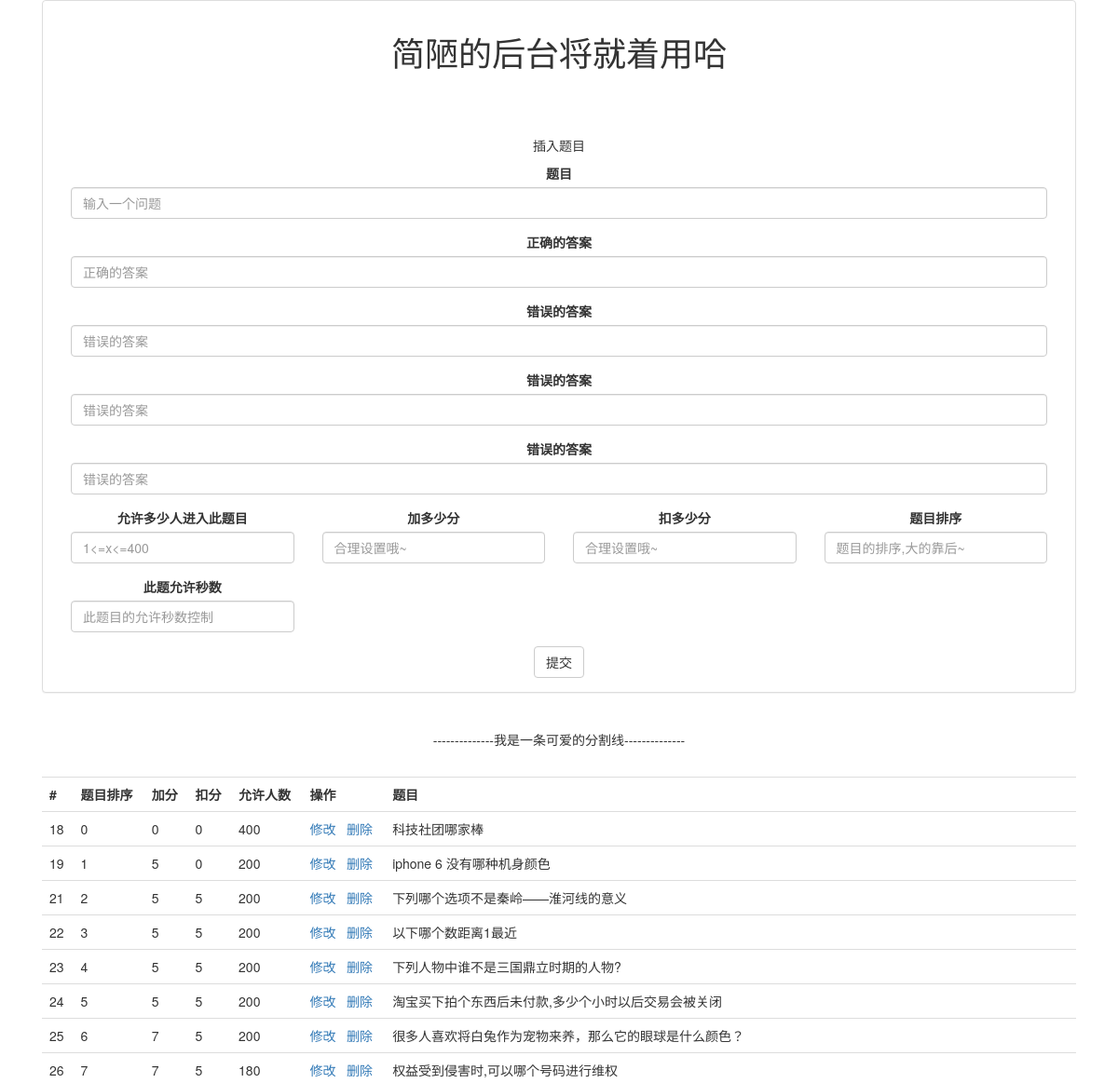
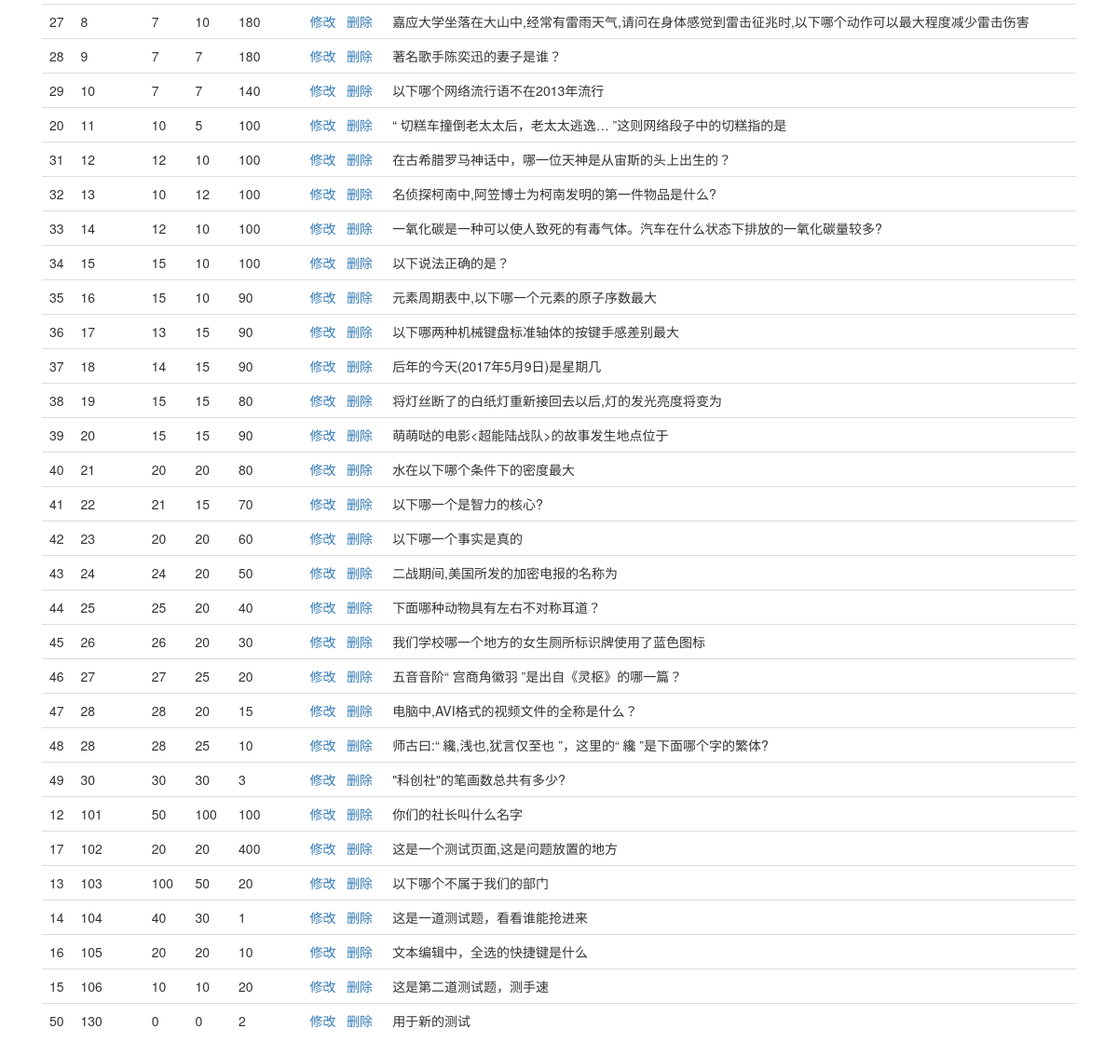
Screenshot of /page/activity/CAQ_CONFIG.php with the database file from the repository (2 pictures, top to bottom).
### tables this page shows
CREATE TABLE IF NOT EXISTS `question` (
`id` int(11) NOT NULL,
  `question` text NOT NULL,
  `a` text,
  `b` text,
  `c` text,
  `d` text,
  `randomtrue` char(1) DEFAULT NULL,
  `peoplelimit` int(11) NOT NULL,
  `addscore` int(11) NOT NULL,
  `minusscore` int(11) NOT NULL,
  `sort` int(11) NOT NULL,
  `extension` int(11) NOT NULL DEFAULT '0',
  `availabletime` int(11) NOT NULL
);

### plugin/php/sqlhelper.php (called while the page is built, shortened)
<?php
class sqlhelper{
	public function mysql($sql){
		$rerere = mysql_query($sql);
		return $rerere;
	}
}
?>

### page/activity/CAQ_CONFIG.php (the view, shortened to what this page needs)
<?php
require_once(ROOT_PATH.PLUG_PATH.'/php/sqlhelper.php');
?>
<!DOCTYPE html>
<html>
<head>
    <link rel="stylesheet/less" href="<?php echo constant("CSS_PATH")?>test.less">
    <?php echo constant( 'JQuery_DEFINE');echo constant( 'BOOTSTRAP_DEFINE');?>
</head>
<body>
    <div class='container mainContainer'>
        <div class="col-md-12 col-sm-12 col-xs-12 div_mainblock">
            <center>
                <div class="panel panel-default">
                    <div class="panel-body">
                        <center><h1>简陋的后台将就着用哈</h1></center><br><br><br>
                        <center><p id="whattodo">插入题目</p></center>
                        <div>
                            <div class="form-group col-md-12 col-sm-1 col-xs-1">
                                <label for="questionInput">题目</label>
                                <input class="form-control" id="questionInput" placeholder="输入一个问题">
                            </div>
                            <div class="form-group col-md-12 col-sm-1 col-xs-1">
                                <label for="AInput">正确的答案</label>
                                <input class="form-control" id="AInput" placeholder="正确的答案">
                            </div>
                            <div class="form-group col-md-12 col-sm-1 col-xs-1">
                                <label for="BInput">错误的答案</label>
                                <input class="form-control" id="BInput" placeholder="错误的答案">
                            </div>
                            <div class="form-group col-md-12 col-sm-1 col-xs-1">
                                <label for="CInput">错误的答案</label>
                                <input class="form-control" id="CInput" placeholder="错误的答案">
                            </div>
                            <div class="form-group col-md-12 col-sm-1 col-xs-1">
                                <label for="DInput">错误的答案</label>
                                <input class="form-control" id="DInput" placeholder="错误的答案">
                            </div>
                            <div class="form-group col-md-3 col-sm-1 col-xs-1">
                                <label for="peoplelimitInput">允许多少人进入此题目</label>
                                <input class="form-control" id="peoplelimitInput" placeholder="1<=x<=400">
                            </div>
                            <div class="form-group col-md-3 col-sm-1 col-xs-1">
                                <label for="addscoreInput">加多少分</label>
                                <input class="form-control" id="addscoreInput" placeholder="合理设置哦~">
                            </div>
                            <div class="form-group col-md-3 col-sm-1 col-xs-1">
                                <label for="minusscoreInput">扣多少分</label>
                                <input class="form-control" id="minusscoreInput" placeholder="合理设置哦~">
                            </div>
                            <div class="form-group col-md-3 col-sm-1 col-xs-1">
                                <label for="sortInput">题目排序</label>
                                <input class="form-control" id="sortInput" placeholder="题目的排序,大的靠后~">
                            </div>
                            <div class="form-group col-md-3 col-sm-1 col-xs-1">
                                <label for="sortInput">此题允许秒数</label>
                                <input class="form-control" id="availabletimeInput" placeholder="此题目的允许秒数控制">
                            </div>
                            <br style="clear:both;">
                            <button class="btn btn-default" id="submit">提交</button>
                        </div>
                    </div>
                </div>
                <br>
                <p>--------------我是一条可爱的分割线--------------</p>
                <br>
                <div class="table-responsive">
                    <table class="table">
                        <tr>
                            <th>#</th>
                            <th>题目排序</th>
                            <th>加分</th>
                            <th>扣分</th>
                            <th>允许人数</th>
                            <th>操作</th>
                            <th>题目</th>
                        </tr>
                        <?php
                        $nc = new sqlhelper();
                        $result = $nc ->mysql("select * from question order by sort");
                        while($row = mysql_fetch_array($result)){
                            ?>
                        <tr>
                            <td><?php echo($row['id']);?></td>
                            <td><?php echo($row['sort']);?></td>
                            <td><?php echo($row['addscore']);?></td>
                            <td><?php echo($row['minusscore']);?></td>
                            <td><?php echo($row['peoplelimit']);?></td>
                            <td><a onclick="modify(<?php echo($row['id']);?>)">修改</a>&nbsp;&nbsp;&nbsp;<a onclick="deleteid(<?php echo($row['id']);?>)">删除</a></td>
                            <td><?php echo($row['question']);?></td>
                        </tr>
                        <?php
                        }
                        ?>
                    </table>
                </div>
            </center>
        </div>
    </div>
</body>
</html>

### rows the page displays
question: id "18", sort "0", addscore "0", minusscore "0", peoplelimit "400", question "科技社团哪家棒"
question: id "19", sort "1", addscore "5", minusscore "0", peoplelimit "200", question "iphone 6 没有哪种机身颜色"
question: id "21", sort "2", addscore "5", minusscore "5", peoplelimit "200", question "下列哪个选项不是秦岭——淮河线的意义"
question: id "22", sort "3", addscore "5", minusscore "5", peoplelimit "200", question "以下哪个数距离1最近"
question: id "23", sort "4", addscore "5", minusscore "5", peoplelimit "200", question "下列人物中谁不是三国鼎立时期的人物?"
question: id "24", sort "5", addscore "5", minusscore "5", peoplelimit "200", question "淘宝买下拍个东西后未付款,多少个小时以后交易会被关闭"
question: id "25", sort "6", addscore "7", minusscore "5", peoplelimit "200", question "很多人喜欢将白兔作为宠物来养，那么它的眼球是什么颜色？"
question: id "26", sort "7", addscore "7", minusscore "5", peoplelimit "180", question "权益受到侵害时,可以哪个号码进行维权"
question: id "27", sort "8", addscore "7", minusscore "10", peoplelimit "180", question "嘉应大学坐落在大山中,经常有雷雨天气,请问在身体感觉到雷击征兆时,以下哪个动作可以最大程度减少雷击伤害"
question: id "28", sort "9", addscore "7", minusscore "7", peoplelimit "180", question "著名歌手陈奕迅的妻子是谁？"
question: id "29", sort "10", addscore "7", minusscore "7", peoplelimit "140", question "以下哪个网络流行语不在2013年流行"
question: id "20", sort "11", addscore "10", minusscore "5", peoplelimit "100", question "“ 切糕车撞倒老太太后，老太太逃逸… ”这则网络段子中的切糕指的是"
question: id "31", sort "12", addscore "12", minusscore "10", peoplelimit "100", question "在古希腊罗马神话中，哪一位天神是从宙斯的头上出生的？"
question: id "32", sort "13", addscore "10", minusscore "12", peoplelimit "100", question "名侦探柯南中,阿笠博士为柯南发明的第一件物品是什么?"
question: id "33", sort "14", addscore "12", minusscore "10", peoplelimit "100", question "一氧化碳是一种可以使人致死的有毒气体。汽车在什么状态下排放的一氧化碳量较多?"
question: id "34", sort "15", addscore "15", minusscore "10", peoplelimit "100", question "以下说法正确的是？"
question: id "35", sort "16", addscore "15", minusscore "10", peoplelimit "90", question "元素周期表中,以下哪一个元素的原子序数最大"
question: id "36", sort "17", addscore "13", minusscore "15", peoplelimit "90", question "以下哪两种机械键盘标准轴体的按键手感差别最大"
question: id "37", sort "18", addscore "14", minusscore "15", peoplelimit "90", question "后年的今天(2017年5月9日)是星期几"
question: id "38", sort "19", addscore "15", minusscore "15", peoplelimit "80", question "将灯丝断了的白纸灯重新接回去以后,灯的发光亮度将变为"
question: id "39", sort "20", addscore "15", minusscore "15", peoplelimit "90", question "萌萌哒的电影<超能陆战队>的故事发生地点位于"
question: id "40", sort "21", addscore "20", minusscore "20", peoplelimit "80", question "水在以下哪个条件下的密度最大"
question: id "41", sort "22", addscore "21", minusscore "15", peoplelimit "70", question "以下哪一个是智力的核心?"
question: id "42", sort "23", addscore "20", minusscore "20", peoplelimit "60", question "以下哪一个事实是真的"
question: id "43", sort "24", addscore "24", minusscore "20", peoplelimit "50", question "二战期间,美国所发的加密电报的名称为"
question: id "44", sort "25", addscore "25", minusscore "20", peoplelimit "40", question "下面哪种动物具有左右不对称耳道？"
question: id "45", sort "26", addscore "26", minusscore "20", peoplelimit "30", question "我们学校哪一个地方的女生厕所标识牌使用了蓝色图标"
question: id "46", sort "27", addscore "27", minusscore "25", peoplelimit "20", question "五音音阶“ 宫商角徽羽 ”是出自《灵枢》的哪一篇？"
question: id "47", sort "28", addscore "28", minusscore "20", peoplelimit "15", question "电脑中,AVI格式的视频文件的全称是什么？"
question: id "48", sort "28", addscore "28", minusscore "25", peoplelimit "10", question "师古曰:“ 纔,浅也,犹言仅至也 ”，这里的“ 纔 ”是下面哪个字的繁体?"
question: id "49", sort "30", addscore "30", minusscore "30", peoplelimit "3", question "\"科创社\"的笔画数总共有多少?"
question: id "12", sort "101", addscore "50", minusscore "100", peoplelimit "100", question "你们的社长叫什么名字"
question: id "17", sort "102", addscore "20", minusscore "20", peoplelimit "400", question "这是一个测试页面,这是问题放置的地方"
question: id "13", sort "103", addscore "100", minusscore "50", peoplelimit "20", question "以下哪个不属于我们的部门"
question: id "14", sort "104", addscore "40", minusscore "30", peoplelimit "1", question "这是一道测试题，看看谁能抢进来"
question: id "16", sort "105", addscore "20", minusscore "20", peoplelimit "10", question "文本编辑中，全选的快捷键是什么"
question: id "15", sort "106", addscore "10", minusscore "10", peoplelimit "20", question "这是第二道测试题，测手速"
question: id "50", sort "130", addscore "0", minusscore "0", peoplelimit "2", question "用于新的测试"
